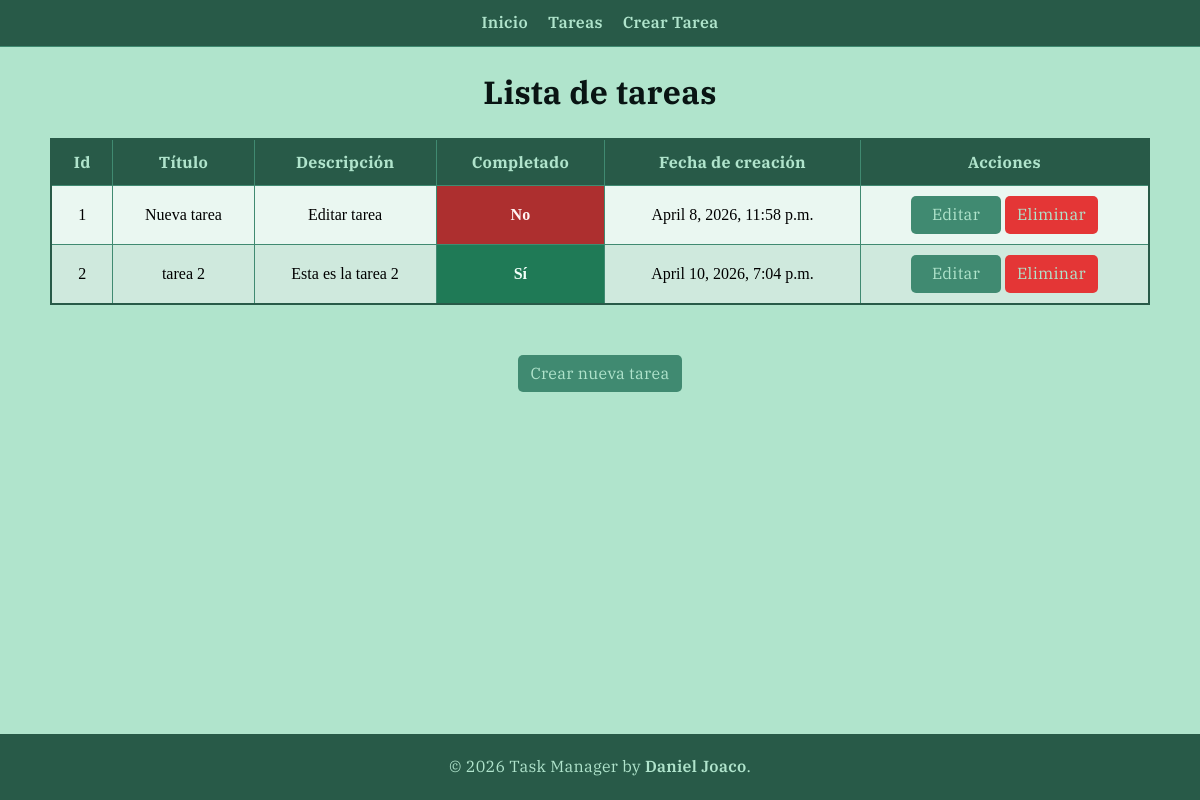
/tasks/, run on an earlier commit of the app's database.
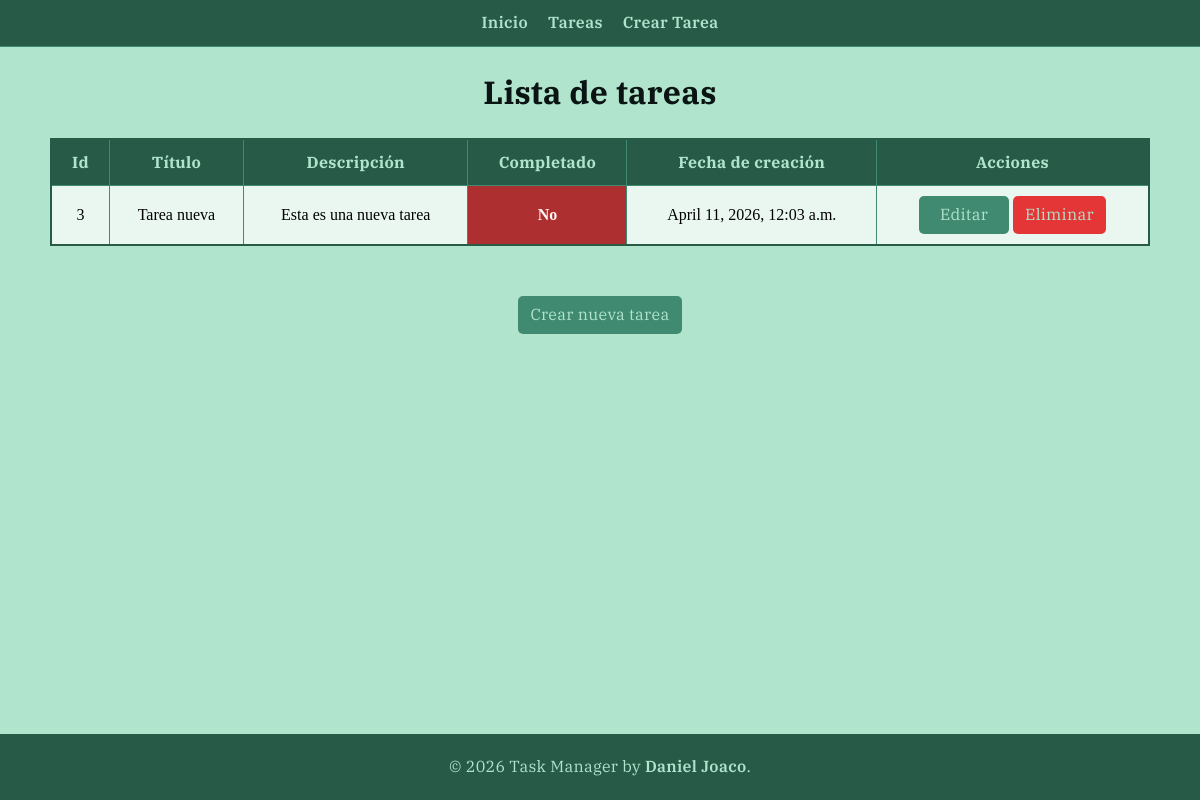
And on a later commit of the database.
### tasks/models.py (models this page shows, shortened)
class Task(models.Model):
    title = models.CharField(max_length=200)
    description = models.TextField()
    completed = models.BooleanField(default=False)
    created_at = models.DateTimeField(auto_now_add=True)

### tasks/views.py (the view)
# urls.py: path('tasks/', views.tasks_list, name='tasks_list'),
def tasks_list(request):
    tasks = Task.objects.all()
    return render(request, 'tasks/task_list.html', {'tasks': tasks})

### templates/tasks/task_list.html (shortened to what this page needs)
{% extends 'base.html' %}
{% load static %}
{% block extra_head %}
<link rel="stylesheet" href="{% static 'css/tasks/tasks.css' %}">
<link rel="stylesheet" href="{% static 'css/tasks/modal.css' %}">
{% endblock %}
{% block content %}
<h1>Lista de tareas</h1>
{% if tasks.count == 0 %}
    <p>No hay tareas creadas. ¡Crea tu primera tarea!</p>
    {% else %}
    <table>
        <thead>
            <tr>
                <th>Id</th>
                <th>Título</th>
                <th>Descripción</th>
                <th>Completado</th>
                <th>Fecha de creación</th>
                <th>Acciones</th>
            </tr>
        </thead>
        <tbody>
        {% for task in tasks %}
            <tr>
                <td>{{ task.id }}</td>
                <td>{{ task.title }}</td>
                <td>{{ task.description }}</td>
                <td class="status {% if task.completed %}status-completed{% else %}status-pending{% endif %}">
                        {{ task.completed|yesno:"Sí,No" }}
                </td>
                <td>{{ task.created_at }}</td>
                <td>
                    <button class="btn-action btn" onclick="location.href='{% url 'task_update' task.id %}'">Editar</button>
                    <button class="btn-warning btn" onclick="openDeleteModal(this.dataset.deleteUrl)" data-delete-url="{% url 'task_delete' task.id %}">Eliminar</button>
                </td>
            </tr>
        {% endfor %}
        </tbody>
    </table>
{% endif %}
<button class="btn btn-action btn-create" onclick="location.href='{% url 'task_create' %}'">Crear nueva tarea</button>
{% endblock %}

### templates/base.html (shortened to what this page needs)
{% load static %}
<!DOCTYPE html>
<html lang="es">
<head>
    <link rel="stylesheet" href="{% static 'css/base.css' %}">
    {% block extra_head %}{% endblock %}
</head>
<body>
    <header>
        <nav class="navbar">
            <ul class="nav-list">
                <li><a href="{% url 'index' %}" class="link">Inicio</a></li>
                <li><a href="{% url 'tasks_list' %}" class="link">Tareas</a></li>
                <li><a href="{% url 'task_create' %}" class="link">Crear Tarea</a></li>
            </ul>
        </nav>
    </header>
    <section class="content">
    {% block content %}
    {% endblock %}
    </section>
    <footer>
        <p id="footer-text">&copy; 2026 Task Manager by <a href="https://github.com/danieljoaco" class="link" target="_blank">Daniel Joaco</a>.</p>
    </footer>
</body>
</html>

### static/css/base.css (style rules this page uses)
html { font-size: 62.5%; }
:root { --font: "IBM Plex Serif", serif; --bg-primary: #B0E4CC; --bg-secondary: #285A48; --bg-third : #408A71; --text-primary: #091413; --text-secondary: #B0E4CC; --text-hover: #091413; --btn-action: #408A71; --btn-warning: #E43636; }
body { display: flex; flex-direction: column; background-color: var(--bg-primary); height: 100vh; margin: 0; }
a { text-decoration: none; color: inherit; font-weight: 600; }
h1 { font-size: 3.2rem; }
h1, h2, h3, th { text-align: center; }
p, label, input, button, textarea, ul, li, a, th, td { font-size: 1.6rem; }
h1, h2, h3, p, label, input, button, textarea, ul, li, a, button, th { color: var(--text-primary); font-family: var(--font); margin: 0; letter-spacing: 0.03rem; line-height: 1.6; }
.navbar { display: flex; justify-content: center; padding: 1rem; background-color: var(--bg-secondary); border-bottom: 0.1rem solid var(--btn-action); }
.nav-list { display: flex; gap: 2rem; list-style: none; padding: 0; }
.link { color: var(--text-secondary); }
.content { flex: 1; padding: 2rem; }
.btn { padding: 0.6rem 1.2rem; border: none; border-radius: 0.5rem; min-width: 9rem; font-size: 1.6rem; cursor: pointer; transition: background-color 0.3s ease, color 0.3s ease; }
.btn-action { background-color: var(--btn-action); color: var(--text-secondary); }
.btn-warning { background-color: var(--btn-warning); color: var(--text-secondary); }
footer { text-align: center; padding: 2rem; background-color: var(--bg-secondary); }
#footer-text { color: var(--text-secondary); }

### static/css/tasks/tasks.css (style rules this page uses)
table { width: min(110rem, 100%); margin: 2rem auto; border-collapse: collapse; border: 0.2rem solid var(--bg-secondary); background-color: #d2efe1; }
thead tr { background-color: var(--bg-secondary); }
thead th { color: var(--text-secondary); }
th, td { border: 0.1rem solid var(--bg-third); padding: 1rem 1.4rem; text-align: center; vertical-align: middle; }
tbody tr:nth-child(odd) { background-color: #eaf7f1; }
.status { font-weight: 600; }
.status-pending { background-color: #ad2f2f; color: #fff4f4; }
.btn-create { display: block; margin: 5rem auto; }

What changed in the data, as far as the page shows it:
removed Task: id "1", title "Nueva tarea", description "Editar tarea", completed "No", created_at "April 8, 2026, 11:58 p.m."
removed Task: id "2", title "tarea 2", description "Esta es la tarea 2", completed "Sí", created_at "April 10, 2026, 7:04 p.m."
added Task: id "3", title "Tarea nueva", description "Esta es una nueva tarea", completed "No", created_at "April 11, 2026, 12:03 a.m."
